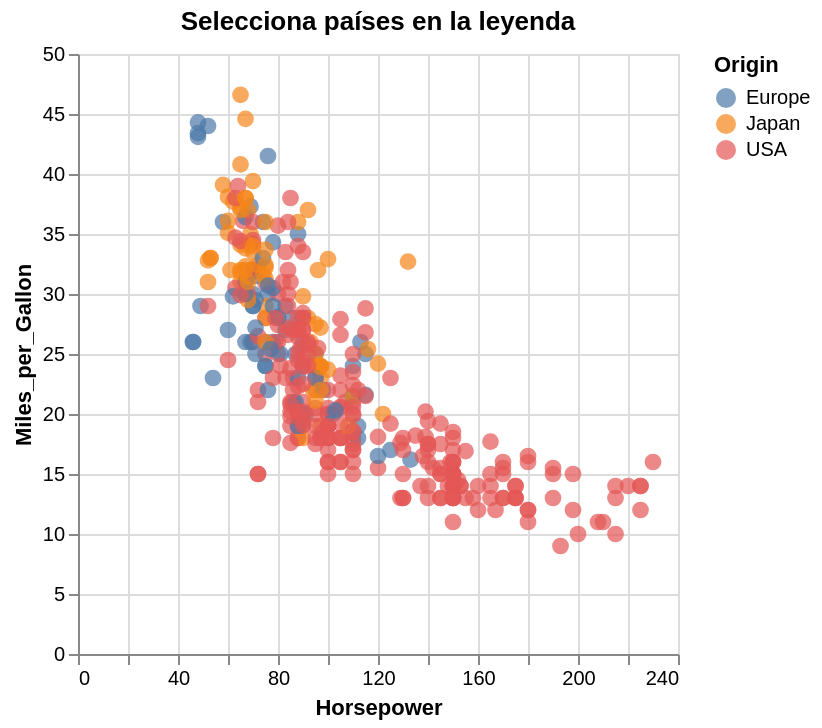

The notebook cell saved with this chart:
### Markdown cell above
## 🧩 Interactividad — `selection_point` y `selection_interval`
- `selection_point(fields=[...], bind='legend' | widgets)` para selección discreta (categorías).
- `selection_interval()` para selección por rango (ej. brushing).

💡 **Nota docente**: muestra el patrón **add_params → transform_filter**.

### Code cell
sel = alt.selection_point(fields=["Origin"], bind="legend", toggle=True)

alt.Chart(df).mark_circle(size=70).encode(
    x="Horsepower:Q", y="Miles_per_Gallon:Q",
    color=alt.condition(sel, "Origin:N", alt.value("lightgray")),
    tooltip=["Name","Origin","Horsepower","Miles_per_Gallon"]
).add_params(sel).properties(title="Selecciona países en la leyenda").interactive()

### Figure 1 — Vega-Lite specification as saved in the notebook (floating-point values rounded to 4 significant figures; data arrays with more than 128 entries replaced by an {"elided": "..."} marker saying what was removed)
{"config": {"view": {"continuousWidth": 300, "continuousHeight": 300}}, "data": {"name": "data-583e73726c1545c56c203344161a975c"}, "mark": {"type": "circle", "size": 70}, "encoding": {"color": {"condition": {"param": "param_8", "field": "Origin", "type": "nominal"}, "value": "lightgray"}, "tooltip": [{"field": "Name", "type": "nominal"}, {"field": "Origin", "type": "nominal"}, {"field": "Horsepower", "type": "quantitative"}, {"field": "Miles_per_Gallon", "type": "quantitative"}], "x": {"field": "Horsepower", "type": "quantitative"}, "y": {"field": "Miles_per_Gallon", "type": "quantitative"}}, "params": [{"name": "param_8", "select": {"type": "point", "fields": ["Origin"], "toggle": true}, "bind": "legend"}, {"name": "param_9", "select": {"type": "interval", "encodings": ["x", "y"]}, "bind": "scales"}], "title": "Selecciona países en la leyenda", "$schema": "https://vega.github.io/schema/vega-lite/v5.20.1.json", "datasets": {"data-583e73726c1545c56c203344161a975c": {"elided": "406 records"}}}
